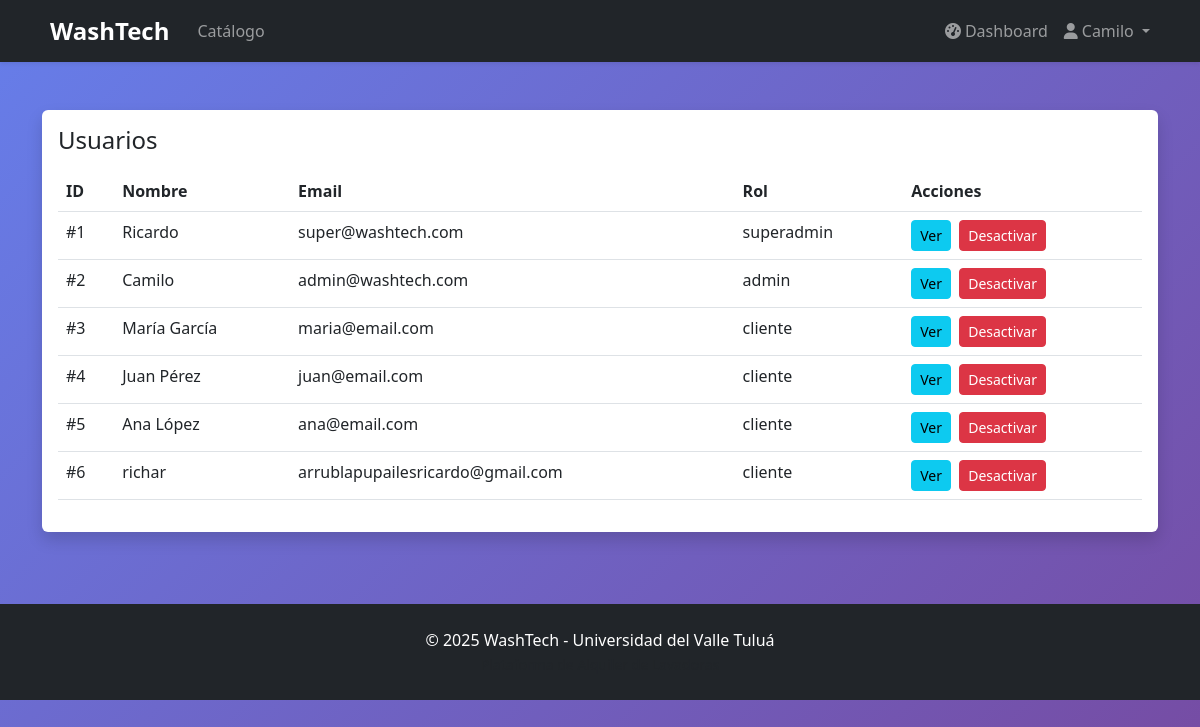
Page /admin/usuarios (signed in) on the earlier database version.
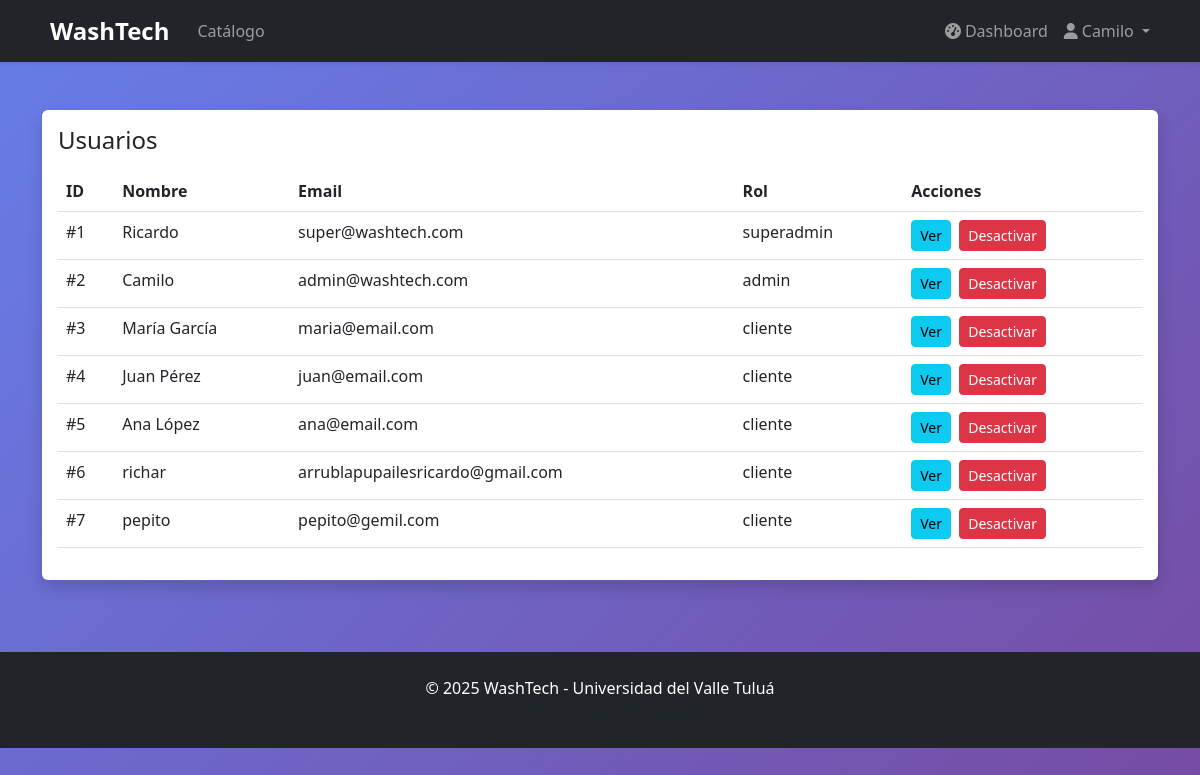
Same page on the later database version.
### models/user.py (models this page shows, shortened)
class User(UserMixin, db.Model):
    __tablename__ = 'users'
    id = db.Column(db.Integer, primary_key=True)
    name = db.Column(db.String(100), nullable=False)
    email = db.Column(db.String(100), unique=True, nullable=False)
    password_hash = db.Column(db.String(200), nullable=False)
    phone = db.Column(db.String(20))
    address = db.Column(db.Text)
    role = db.Column(db.String(20), default='cliente')  # cliente, admin, superadmin
    is_active = db.Column(db.Boolean, default=True)
    registration_date = db.Column(db.DateTime, default=db.func.now())
    reservations = db.relationship('Reservation', backref='user', lazy=True)

### controllers/admin_controller.py (the view)
@admin_bp.route('/usuarios')
@login_required
@admin_required
def list_users():
    users = User.query.filter_by(is_active=True).all()
    return render_template('admin/users/list.html', users=users)

### controllers/admin_controller.py (called while the page is built)
def admin_required(f):
    @wraps(f)
    def decorated_function(*args, **kwargs):
        if not current_user.is_authenticated or current_user.role not in ['admin', 'superadmin']:
            flash('Acceso denegado. Se requieren permisos de administrador.', 'error')
            return redirect(url_for('dashboard.index'))
        return f(*args, **kwargs)
    return decorated_function

### templates/admin/users/list.html (shortened to what this page needs)
{% extends "base.html" %}
{% block content %}
<div class="container py-4">
    <div class="row">
        <div class="col-12">
            <div class="card border-0 shadow">
                <div class="card-body">
                    <h4>Usuarios</h4>
                    <table class="table table-hover mt-3">
                        <thead>
                            <tr>
                                <th>ID</th>
                                <th>Nombre</th>
                                <th>Email</th>
                                <th>Rol</th>
                                <th>Acciones</th>
                            </tr>
                        </thead>
                        <tbody>
                            {% for u in users %}
                            <tr>
                                <td>#{{ u.id }}</td>
                                <td>{{ u.name }}</td>
                                <td>{{ u.email }}</td>
                                <td>{{ u.role }}</td>
                                <td>
                                    <a href="{{ url_for('admin.view_user', id=u.id) }}" class="btn btn-sm btn-info me-1">Ver</a>
                                    <form action="{{ url_for('admin.deactivate_user', id=u.id) }}" method="POST" style="display:inline">
                                        <button class="btn btn-sm btn-danger">Desactivar</button>
                                    </form>
                                </td>
                            </tr>
                            {% else %}
                            <tr><td colspan="5">No hay usuarios</td></tr>
                            {% endfor %}
                        </tbody>
                    </table>
                </div>
            </div>
        </div>
    </div>
</div>
{% endblock %}

### templates/base.html (shortened to what this page needs)
<!DOCTYPE html>
<html lang="es">
<head>
    <link href="https://cdn.jsdelivr.net/npm/bootstrap@5.3.0/dist/css/bootstrap.min.css" rel="stylesheet">
    <link rel="stylesheet" href="https://cdnjs.cloudflare.com/ajax/libs/font-awesome/6.4.0/css/all.min.css">
</head>
<body>
    <nav class="navbar navbar-expand-lg navbar-dark bg-dark shadow-sm">
        <div class="container">
            <a class="navbar-brand" href="{{ url_for('index') }}">
                WashTech
            </a>
            <div class="collapse navbar-collapse" id="navbarNav">
                <ul class="navbar-nav me-auto">
                    <li class="nav-item">
                        <a class="nav-link" href="{{ url_for('catalog.index') }}">
                            Catálogo
                        </a>
                    </li>
                </ul>
                <ul class="navbar-nav ms-auto">
                    {% if current_user.is_authenticated %}
                            <li class="nav-item">
                                <a class="nav-link" href="{{ url_for('dashboard.index') }}">
                                    <i class="fas fa-tachometer-alt me-1"></i>Dashboard
                                </a>
                            </li>
                            <li class="nav-item dropdown">
                                <a class="nav-link dropdown-toggle" href="#" id="userDropdown" role="button" data-bs-toggle="dropdown">
                                    <i class="fas fa-user me-1"></i>{{ current_user.name }}
                                </a>
                            </li>
                        {% endif %}
                </ul>
            </div>
        </div>
    </nav>
    <main>
        {% block content %}{% endblock %}
    </main>
    <footer class="bg-dark text-white py-4 mt-5">
        <div class="container text-center">
            <p class="mb-0">&copy; 2025 WashTech - Universidad del Valle Tuluá</p>
            <small class="text-muted">Plataforma de Alquiler de Lavadoras</small>
        </div>
    </footer>
</body>
</html>

Differences in the rows shown:
added User: id "7", name "pepito", email "pepito@gemil.com", role "cliente"
